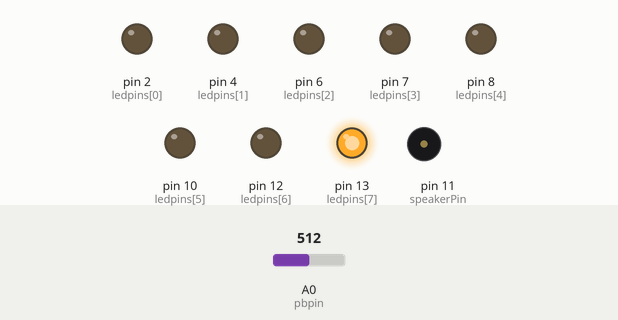
The sketch below on a simulated Arduino Uno, built with avr-gcc and run on an emulated ATmega328P. Shown: output pins drawn as LEDs (lit = HIGH), buzzer (waves = sounding). Inputs (shaded band) come from the test bench; at power-on: A0 (pbpin) = 512. Random numbers use the default seed unless the sketch sets one.

Above: at 1.2 s.
1.3 s: A0 (pbpin) set to 1012
2.8 s: A0 (pbpin) set to 1023
At 3.6 s:
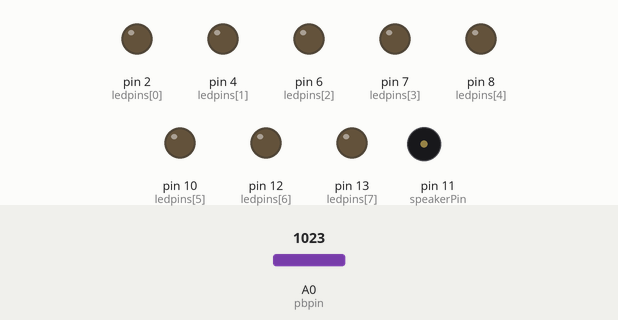
At 11.4 s:
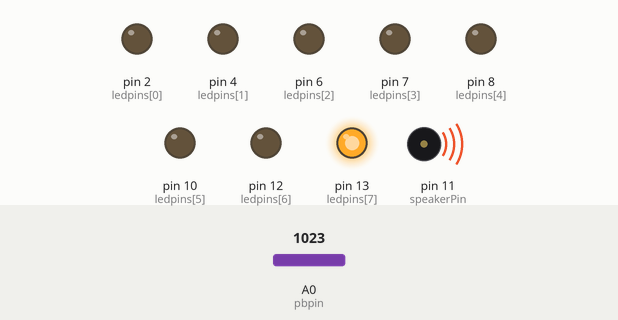
Timing chart, 0 to 14.6 s (numbered marks = the images above; inputs shaded):
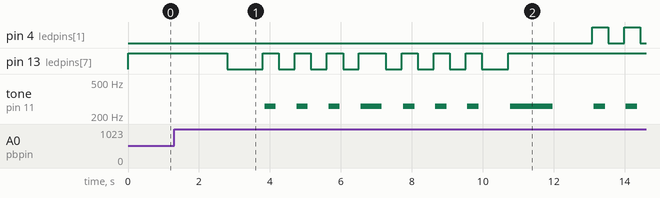

Measured:
- the behaviour switches between 1022 and 1023 on A0 (pbpin) (found by bisection; images 0 and 1)
- after the input at 1.3 s, every drawn part: stays the same
- after the input at 2.8 s, pin 4 (ledpins[1]): alternates HIGH for 0.45 s and LOW for 0.45 s, starting after 10.3 s; pin 13 (ledpins[7]): goes LOW 1.0 s, 3 × (HIGH 0.45 s, LOW 0.45 s), HIGH 0.75 s, 3 × (LOW 0.45 s, HIGH 0.45 s), LOW 0.75 s, then HIGH, starting at once

The sketch:

8Lights.ino
```cpp
int ledpins[] = {2,4,6,7,8,10,12,13};
int pbpin = 0;
int ptpin = 2;
int speakerPin = 11;
int length = 15; // the number of notes
char notes[] = "ccggaagffeeddc "; // a space represents a rest
char notesbad[] = "c c c c c c c c "; // a space represents a rest
int beats[] = { 1, 1, 1, 1, 1, 1, 2, 1, 1, 1, 1, 1, 1, 2, 4 };
int tempo = 300;

void playTone(int tone, int duration) {
  for (long i = 0; i < duration * 1000L; i += tone * 2) {
    digitalWrite(speakerPin, HIGH);
    delayMicroseconds(tone);
    digitalWrite(speakerPin, LOW);
    delayMicroseconds(tone);
  }
}

void playNote(char note, int duration) {
  char names[] = { 'c', 'd', 'e', 'f', 'g', 'a', 'b', 'C' };
  int tones[] = { 1915, 1700, 1519, 1432, 1275, 1136, 1014, 956 };

  // play the tone corresponding to the note name
  for (int i = 0; i < 8; i++) {
    if (names[i] == note) {
      playTone(tones[i], duration);
    }
  }
}


void playmusic()
{
  for (int i = 0; i < length; i++) {
    if (i%2==0)
    {
      for (int j=0; j<8; j++)
        digitalWrite(ledpins[j],HIGH);
    }
    else
    {
      for (int j=0; j<8; j++)
        digitalWrite(ledpins[j],LOW);
    }
    if (notes[i] == ' ') {
      delay(beats[i] * tempo); // rest
    } else {
      playNote(notes[i], beats[i] * tempo);
    }
    // pause between notes
    delay(tempo / 2);
  }
}

void playmusicbad(int rand)
{
  for (int i = 0; i < length; i++) {
    if (i%2==0)
    {
      digitalWrite(ledpins[rand],HIGH);
    }
    else
    {
      digitalWrite(ledpins[rand],LOW);
    }
    if (notesbad[i] == ' ') {
      delay(beats[i] * tempo); // rest
    } else {
      playNote(notesbad[i], beats[i] * tempo);
    }
    // pause between notes
    delay(tempo / 2);
  }
}

void setup() {
  // initialize digital pin 13 as an output.
  Serial.begin(9600);
  for (int i=0; i<8; i++)
  {
      pinMode(ledpins[i], OUTPUT);
  }
  pinMode(speakerPin, OUTPUT);
}

// the loop function runs over and over again forever
void loop() {
  int rand = random(8);
  digitalWrite(ledpins[rand],HIGH);
  while(analogRead(pbpin)<1023) {}
  digitalWrite(ledpins[rand],LOW);
  int stime = millis();
  int curled = 0;
  delay(1000);
  while(analogRead(pbpin)<1023)
  {
    digitalWrite(ledpins[curled],HIGH);
    if(millis()-stime>analogRead(ptpin))
    {
      digitalWrite(ledpins[curled],LOW);
      curled++;
      curled = curled%8;
      stime = millis();
    }
  }
  if(curled==rand)
  {
    playmusic();
  }
  else
  {
    playmusicbad(rand);
    digitalWrite(ledpins[curled],LOW);
  }
}
```
